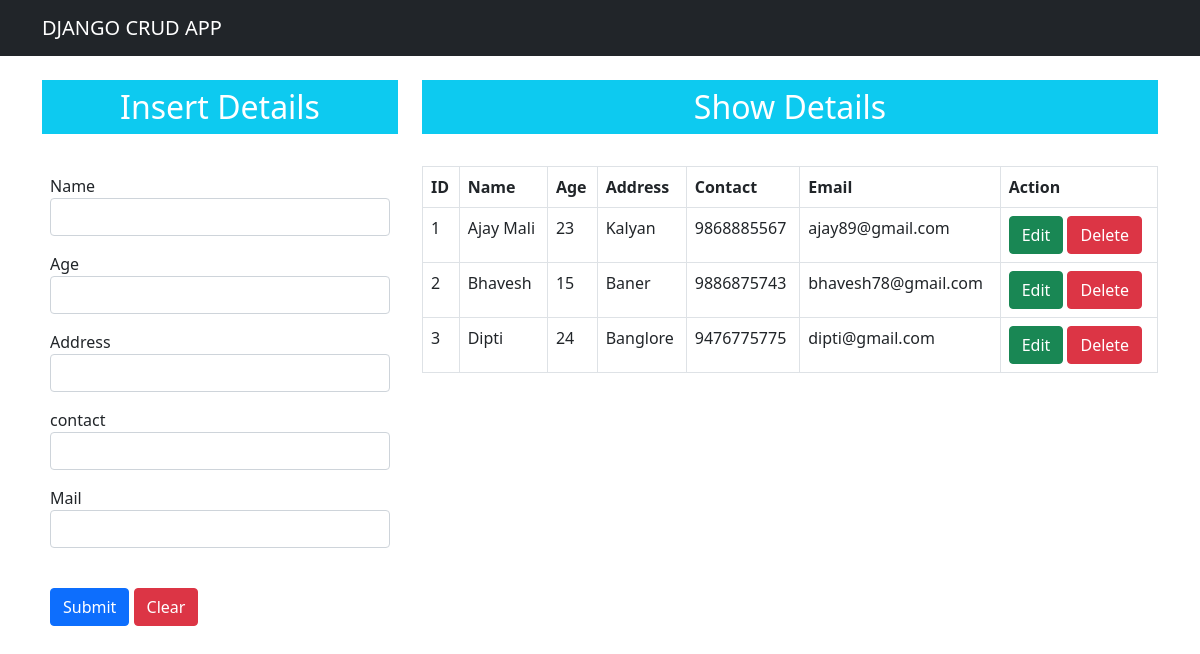
The page / on the database its author committed.
### app4/models.py (models this page shows)
class Datas(models.Model):
    name=models.CharField(max_length=40, default="")
    age=models.IntegerField(default="")
    address=models.CharField(max_length=40,default="")
    contact=models.IntegerField(default="")
    mail=models.CharField(max_length=50, default="")

### app4/views.py (the view)
# urls.py: path('',views.home,name="home"),
def home(request):
    data=Datas.objects.all()
    context={
        'data':data
    }
    return render(request,'index.html',context)

### templates/index.html (shortened to what this page needs)
<!DOCTYPE html>
{% load static %}
<html lang="en">
<head>
    <link rel="stylesheet" href="{% static 'bootstrap.css' %}">
    <link href="https://cdn.jsdelivr.net/npm/bootstrap@5.0.2/dist/css/bootstrap.min.css" rel="stylesheet">
</head>
<body>
    <nav class="navbar navbar-expand-lg navbar-dark bg-dark">
        <div class="container-md">
            <a href="/" class="navbar-brand">DJANGO CRUD APP</a>
        </div>
    </nav>
    <div class="container mt-4">
        <div class="row">
            <div class="col-md-4">
                <form action="adddata" method="POST" autocomplete="off" enctype="multipart/form-data">
                <h2 class="text-white bg-info text-center p-2">Insert Details</h2><br>
                <div class="form-group p-2">
                    <label for="">Name</label>
                    <input type="text" class="form-control" name="name" required>
                </div>
                <div class="form-group p-2">
                    <label for="">Age</label>
                    <input type="number" class="form-control" name="age" required>
                </div>
                <div class="form-group p-2">
                    <label for="">Address</label>
                    <input type="text" class="form-control" name="address" required>
                </div>
                <div class="form-group p-2">
                    <label for="">contact</label>
                    <input type="number" class="form-control" name="contact" required>
                </div>
                <div class="form-group p-2">
                    <label for="">Mail</label>
                    <input type="email" class="form-control" name="mail" required>
                </div>
                <br>
                <div class="form-group pull-right p-2">
                    <input type="submit" class="btn btn-primary" value="Submit" >
                    <input type="reset" class="btn btn-danger" value="Clear" >
                </div>
                </form>
            </div><br><br>
            <div class="col-md-8">
                {% if data %}
                <h2 class="text-white bg-info text-center p-2">Show Details</h2><br>
                <table class="table table-bordered">
                    <thead>
                        <tr>
                            <th>ID</th>
                            <th>Name</th>
                            <th>Age</th>
                            <th>Address</th>
                            <th>Contact</th>
                            <th>Email</th>
                            <th>Action</th>
                        </tr>
                    </thead>
                    <tbody>
                        {% for d in data %}
                        <tr>
                            <td>{{forloop.counter}}</td>
                            <td>{{d.name}}</td>
                            <td>{{d.age}}</td>
                            <td>{{d.address}}</td>
                            <td>{{d.contact}}</td>
                            <td>{{d.mail}}</td>
                            <td>
                                <a href="updatedata/{{d.id}}" class="btn btn-success">Edit</a>
                                <a href="deletedata/{{d.id}}" class="btn btn-danger">Delete</a>
                            </td>
                        </tr>
                        {% endfor %}
                    </tbody>
                </table>
                {% else %}
                <div >
                    <br><br><br><br>
                    <marquee behavior="bordered" direction="right"><h2 class="text-warning bg-dark text-center p-2">No Data Found here...</h2></marquee>
                </div>
                {% endif %}
            </div>
        </div>
    </div>
</body>
</html>

### rows shown on the page
Datas: name "Ajay Mali", age "23", address "Kalyan", contact "9868885567", mail "ajay89@gmail.com"
Datas: name "Bhavesh", age "15", address "Baner", contact "9886875743", mail "bhavesh78@gmail.com"
Datas: name "Dipti", age "24", address "Banglore", contact "9476775775", mail "dipti@gmail.com"
